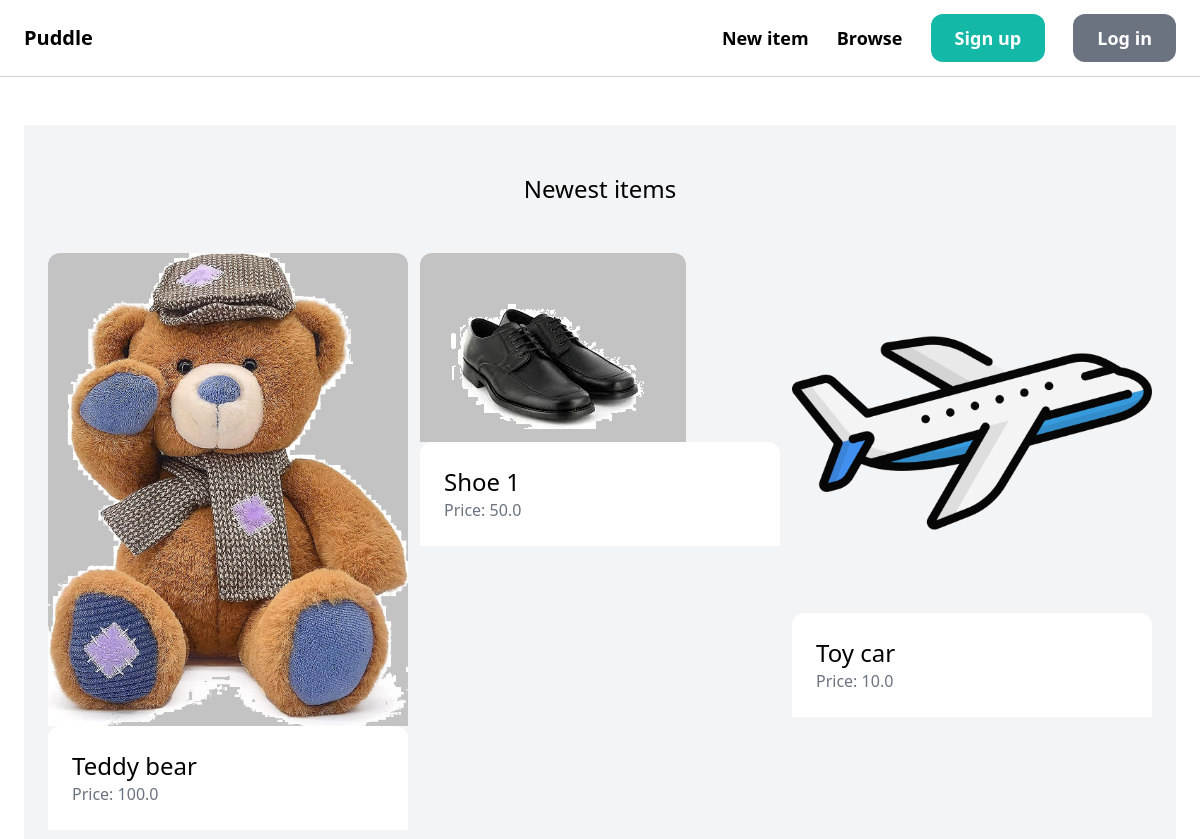
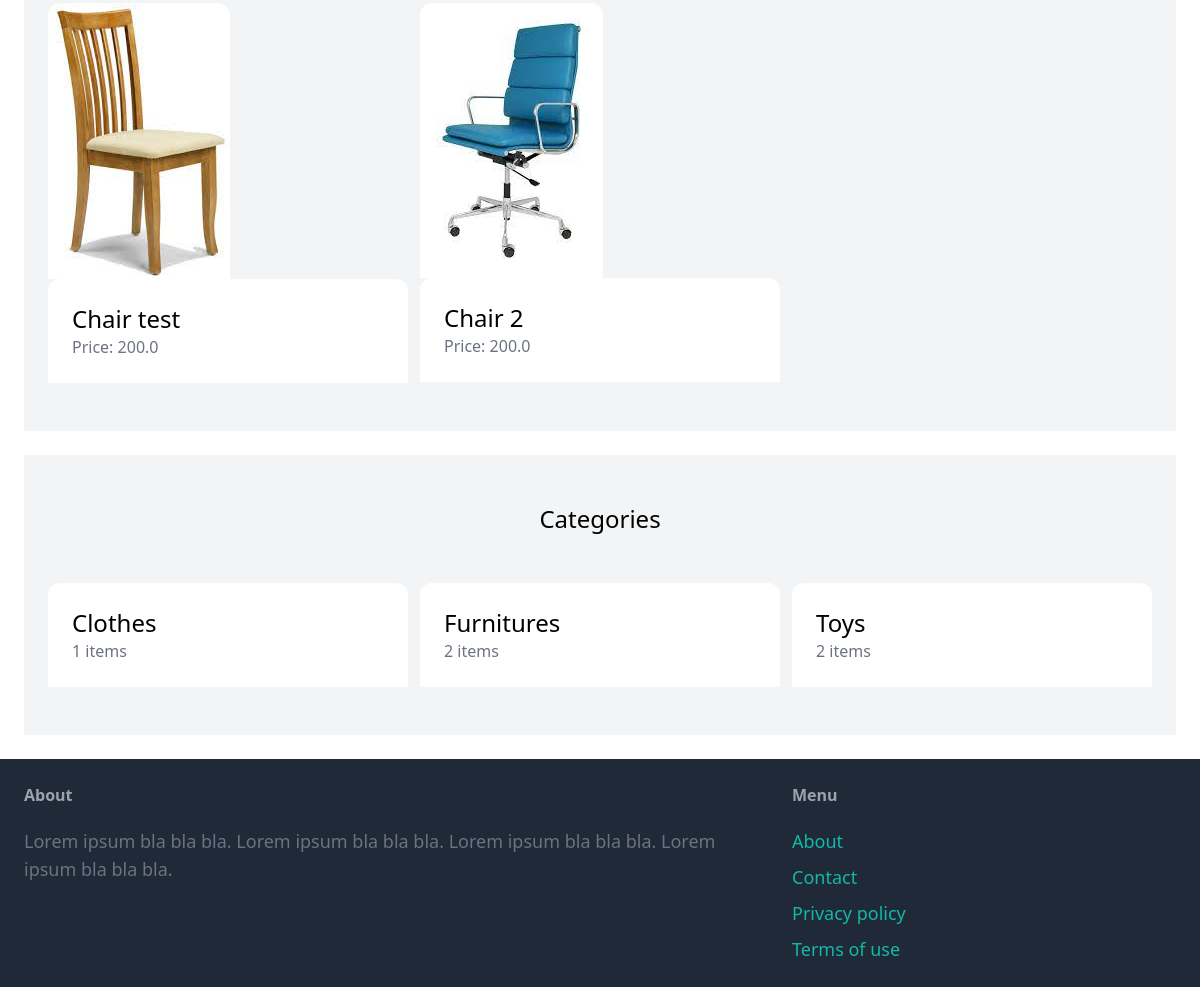
Before: / with the older database file (2 pictures, top to bottom).
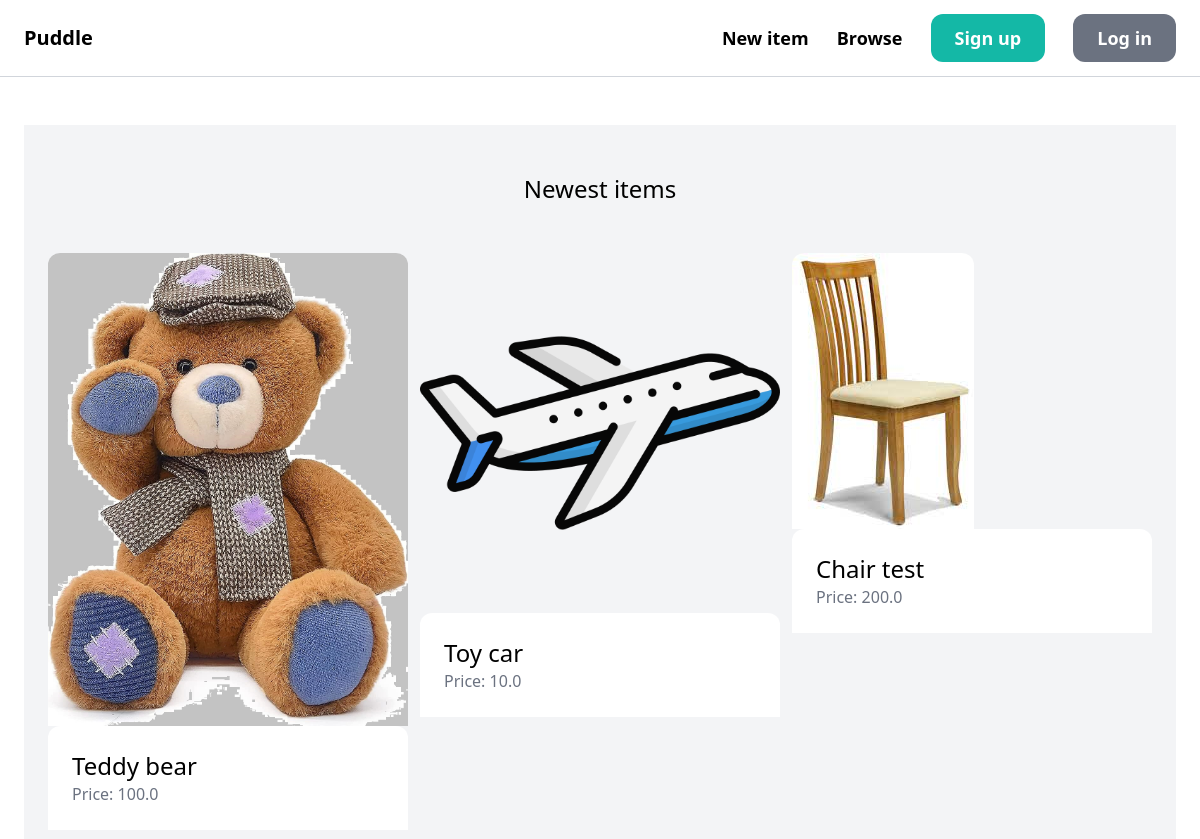
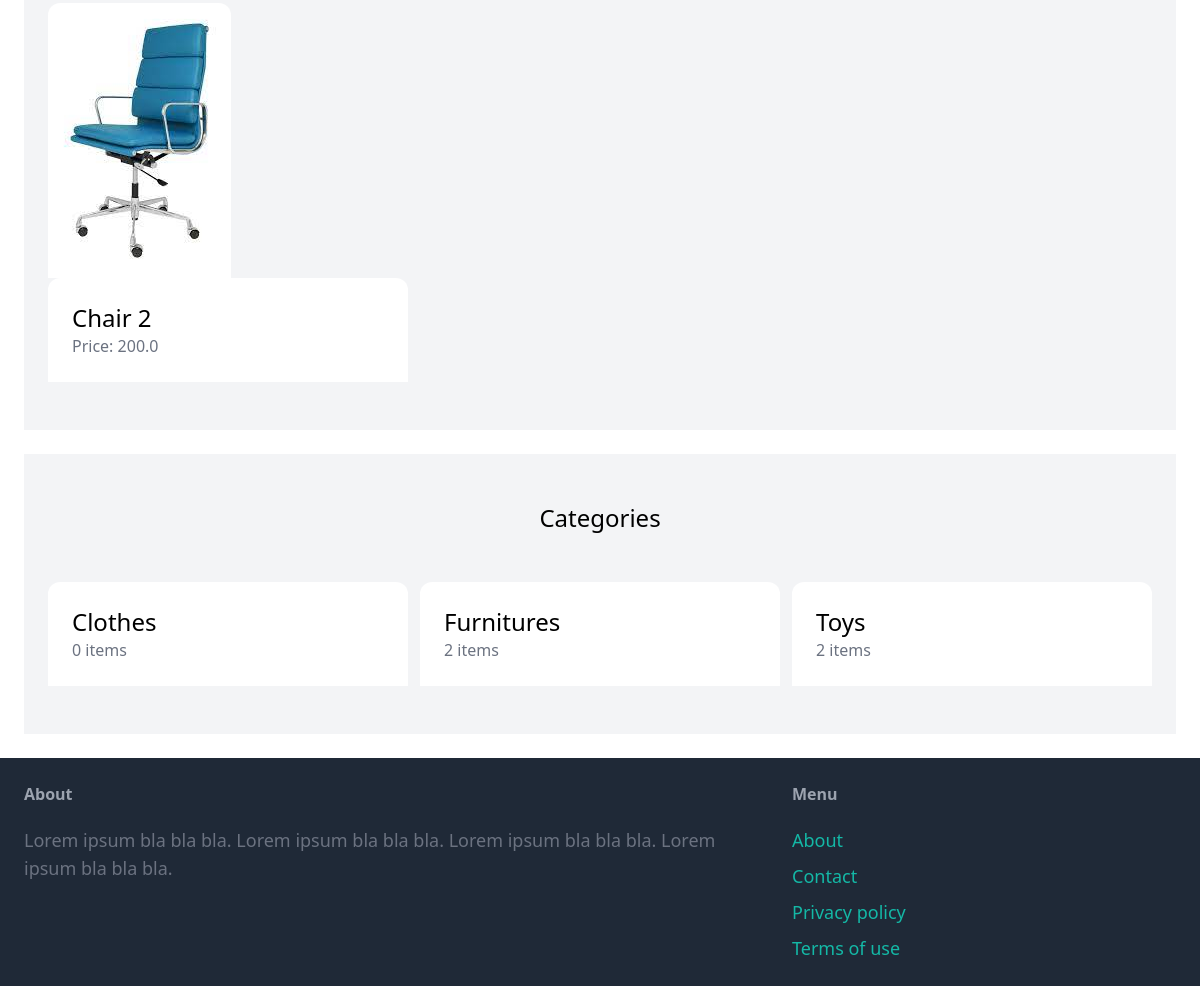
After: the same page with the newer database file (2 pictures, top to bottom).
### item/models.py (models this page shows, shortened)
class Item(models.Model):
    Category = models.ForeignKey(Category, related_name='items', on_delete=models.CASCADE)
    name = models.CharField(max_length=255)
    description = models.TextField(blank=True, null=True)
    price = models.FloatField()
    image = models.ImageField(upload_to='item_images', blank=True, null=True)
    is_sold = models.BooleanField(default=False)
    created_by = models.ForeignKey(User, related_name='items', on_delete=models.CASCADE)
    created_at = models.DateTimeField(auto_now_add=True)

class Category(models.Model):
    name = models.CharField(max_length=255)
    class Meta:
        verbose_name_plural = 'Categories'
        ordering = ('name',)

### core/views.py (the view)
# urls.py: path('', views.index, name='index'),
def index(request):
    items = Item.objects.filter(is_sold=False)[0:6]
    categories = Category.objects.all()
    return render(request, 'core/index.html', {
        'categories': categories,
        'items': items,
    })

### core/templates/core/index.html (shortened to what this page needs)
{% extends 'core/base.html' %}
{%  block content%}
    <div class="mt-6 px-6 py-12 bg-gray-100 rounder-xl">
        <h2 class="mb-12 text-2xl text-center">Newest items</h2>
        <div class="grid grid-cols-3 gap-3">
            {% for item in items %}
                <div>
                    <a href="{% url 'item:detail' item.id %}">
                        <div>
                            <img src="{{ item.image.url }}" class="rounded-t-xl">
                        </div>
                        <div class="p-6 bg-white rounded-t-xl">
                            <h2 class="text-2xl"> {{ item.name }} </h2>
                            <p class="text-gray-500">Price: {{ item.price }} </p>
                        </div>
                    </a>
                </div>
            {% endfor %}
        </div>
    </div>
    <div class="mt-6 px-6 py-12 bg-gray-100 rounder-xl">
        <h2 class="mb-12 text-2xl text-center">Categories</h2>
        <div class="grid grid-cols-3 gap-3">
            {% for category in categories %}
                <div>
                    <a href="#">
                        <div class="p-6 bg-white rounded-t-xl">
                            <h2 class="text-2xl"> {{ category.name }} </h2>
                            <p class="text-gray-500"> {{ category.items.count }} items</p>
                        </div>
                    </a>
                </div>
            {% endfor %}
        </div>
    </div>
{% endblock %}

Changed rows visible on the page:
removed Item: image (picture), name "Shoe 1", price "50.0"
computed for Category "Clothes": items.count "1" → "0"
